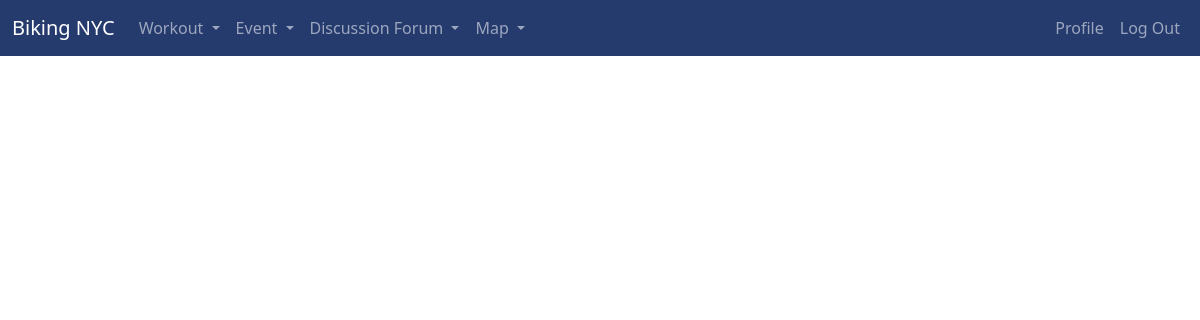
The page /workout_history (signed in) on the database as committed earlier.
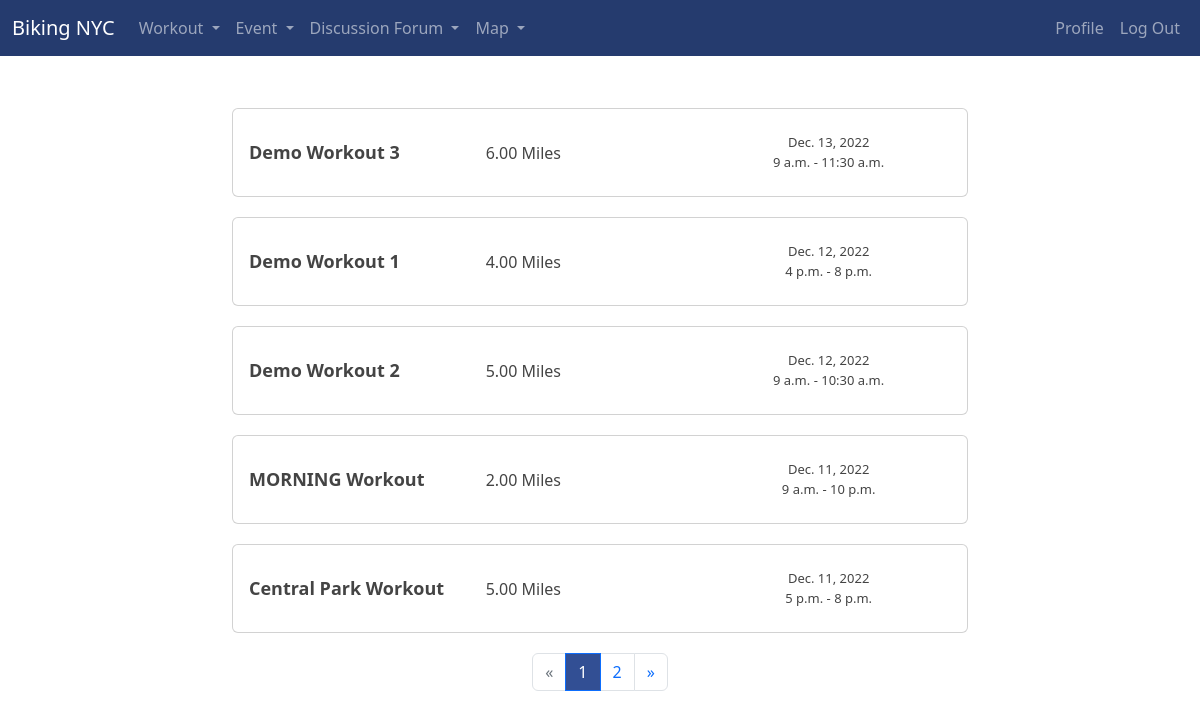
The same page on the database as committed later.
### bikingapp/models.py (models this page shows, shortened)
class Workout(models.Model):
    title = models.CharField(max_length=50)
    miles = models.DecimalField(max_digits=5, decimal_places=2)
    date = models.DateField(default=timezone.now)
    time_start = models.TimeField(default=timezone.now)
    time_end = models.TimeField(default=timezone.now)
    date_created = models.DateTimeField(default=timezone.now)
    description = models.CharField(max_length=500, null=True)
    created_by = models.CharField(max_length=100, default="user")

### bikingapp/views.py (the view)
# urls.py: path("workout_history", views.workout_history),
@login_required
def workout_history(request):
    obj = models.Workout.objects.filter(created_by=request.user).order_by("-date")
    page = request.GET.get("page", 1)
    paginator = Paginator(obj, 5)
    try:
        obj = paginator.page(page)
    except PageNotAnInteger:
        obj = paginator.page(1)
    except EmptyPage:
        obj = paginator.page(paginator.num_pages)
    return render(request, "workout/workout_history.html", {"obj1": obj})

### bikingapp/models.py (called while the page is built)
    def __str__(self):
        return self.username

### bikingapp/templates/workout/workout_history.html
{% extends 'base.html' %}
{% block content %}
<div class="container" style="margin-top: 4vh;">
  <div class="row">
    {% for obj in obj1 %}
    <div class="col-8 offset-2">
      <div class="card card-new" style="max-width: 100%; min-width: 25%;margin-top: 20px;">
        <ul class="card-body list-group list-group-flush">
          <li class="list-group-item">
            <a class="article-title" href="/workout_history/{{obj.id}}">
              <div class="row">
                <span class="col-4 my-auto " style="text-transform:capitalize; font-weight: bolder; font-size: large;">
                  {{obj.title}}
                </span>
                <span class="col-4 my-auto">
                  {{obj.miles}} Miles
                </span>
                <span class="col-4 " style="text-align:center;">
                  <span class="row">
                    <span style="font-size:small">{{obj.date}}</span>
                  </span>
                  <span class="row">
                    <span style="font-size:small">{{obj.time_start}} - {{obj.time_end}}</span>
                  </span>
                </span>
              </div>
            </a>
          </li>
        </ul>
      </div>
    </div>
    {% endfor %}
  </div>
</div>
{% if obj1.has_other_pages %}
<div style="display: flex; align-items: center; justify-content: center; margin-top: 20px;">
  <ul class="pagination">
    {% if obj1.has_previous %}
    <li class="page-item"><a class="page-link" href="?page={{ obj1.previous_page_number }}">&laquo;</a></li>
    {% else %}
    <li class="page-item disabled"><span class="page-link">&laquo;</span></li>
    {% endif %}
    {% for i in obj1.paginator.page_range %}
    {% if obj1.number == i %}
    <li class="page-item active"><span class="page-link" style="background-color:#324f94;">{{ i }} </span></li>
    {% else %}
    <li class="page-item"><a class="page-link" href="?page={{ i }}">{{ i }}</a></li>
    {% endif %}
    {% endfor %}
    {% if obj1.has_next %}
    <li class="page-item"><a class="page-link" href="?page={{ obj1.next_page_number }}">&raquo;</a></li>
    {% else %}
    <li class="page-item disabled"><span class="page-link">&raquo;</span></li>
    {% endif %}
  </ul>
</div>
{% endif %}
{% endblock content %}

Rows that differ between the two databases and show on the page:
added Workout: title "Demo Workout 3", miles "6.00", date "Dec. 13, 2022", time_start "9 a.m.", time_end "11:30 a.m."
added Workout: title "Demo Workout 1", miles "4.00", date "Dec. 12, 2022", time_start "4 p.m.", time_end "8 p.m."
added Workout: title "Demo Workout 2", miles "5.00", date "Dec. 12, 2022", time_start "9 a.m.", time_end "10:30 a.m."
added Workout: title "MORNING Workout", miles "2.00", date "Dec. 11, 2022", time_start "9 a.m.", time_end "10 p.m."
added Workout: title "Central Park Workout", miles "5.00", date "Dec. 11, 2022", time_start "5 p.m.", time_end "8 p.m."
Other text that changed with them:
new list line: "1"
new list line: "2"
